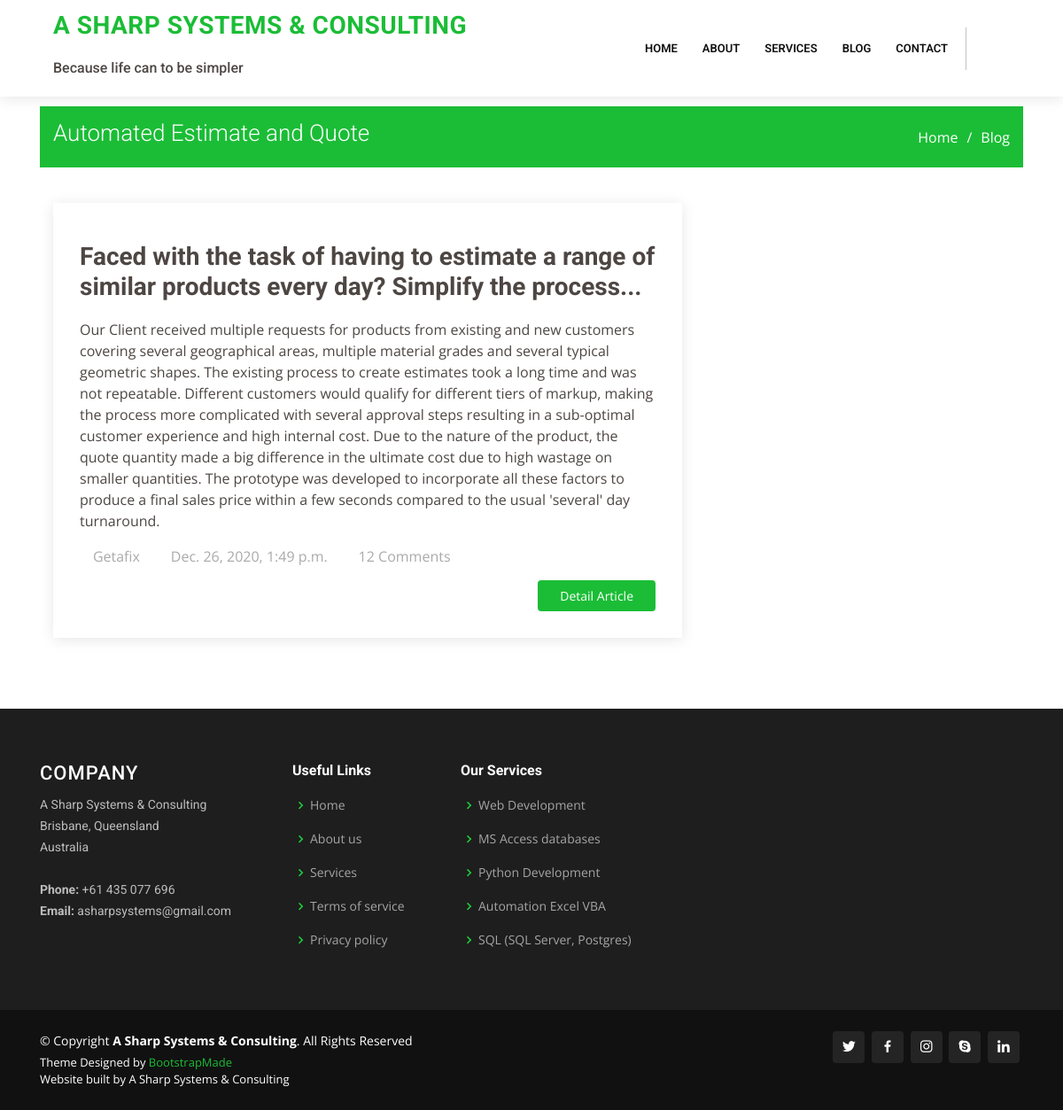
Page /blog_item/6 on the committed database.
### lcore/models.py (models this page shows, shortened)
class Reference(models.Model):
    company = models.CharField(max_length=100, unique=True)
    address = models.CharField(max_length=200, unique=True)
    country = models.CharField(max_length=100, unique=True)
    phone = models.CharField(max_length=20, unique=True)
    email = models.EmailField()
    primary = models.IntegerField(null=False, unique=True)
    objects = RefManager()

class Article(models.Model):
    author = models.CharField(max_length=100, unique=False)
    caption = models.CharField(max_length=50, unique=False)
    extract = models.CharField(max_length=300)
    story = models.TextField(blank=False)
    date_added = models.DateTimeField(auto_now=False, auto_now_add=True)
    draft = models.BooleanField(default=True)
    visible = models.BooleanField(default=True)
    tags = models.ManyToManyField(Tag, blank=True)
    category = models.ManyToManyField(Category, blank=True)
    image_file = models.FileField(upload_to='blog_image', blank=True, null=True)
    article_file = models.FileField(upload_to='blog_article', blank=True, null=True)
    project = models.BooleanField(default=False)
    objects = ArticleManager()
    class Meta:
        ordering = ['-date_added']
    def __str__(self):
        return self.caption.title()

class Services(models.Model):
    service = models.CharField(max_length=100, unique=True)
    date_added = models.DateTimeField(auto_now=False, auto_now_add=True)
    priority = models.IntegerField(null=False, unique=True)
    image_file = models.FileField(upload_to='service_icon', blank=True, null=True)
    descrip = models.CharField(max_length=300, blank=True, null=True)
    objects = ServicesManager()
    class Meta:
        ordering = ['priority']
    def __str__(self):
        return self.service.title()

### lcore/views.py (the view)
# urls.py: re_path('blog_item/(?P<pk>\d+)', blog_item, name='blog_item'),
def blog_item(request, pk):
    try:
        article = Article.objects.get(pk=pk)
    except:
        return redirect('lcore:blog')
    template = "blog_detail.html"
    if article.extract != article.story:
        story_extract_differ = True
    local_context = {
        'article': article,
        'story_extract_differ': story_extract_differ,
    }
    context = {**get_base_context(), **local_context}
    print(context)
    return render(request, template, context)

### lcore/models.py (called while the page is built)
    def top_five(self):
        qs = super(ServicesManager, self).order_by('priority')[:5]
        return qs

### lcore/views.py (called while the page is built)
def get_base_context():
    service_list = Services.objects.top_five()
    company = Reference.objects.get(primary=1)
    co_name = company.company
    co_addr = company.address
    co_country = company.country
    co_phone = company.phone
    co_email = company.email
    print(co_name)
    return {'service_list': service_list,
            'co_name': co_name,
            'co_addr': co_addr,
            'co_country': co_country,
            'co_phone': co_phone,
            'co_email': co_email,
            }

### sweb/utils/context_processors.py (called while the page is built)
def settings_context(_request):
    return {"DEBUG": settings.DEBUG}

### templates/blog_detail.html (shortened to what this page needs)
{% extends "base.html" %}
{% block content %}
{% load static %}
  <main id="main">
  <br>
  <section id="breadcrumbs" class="breadcrumbs">
    <div class="container">
      <div class="d-flex justify-content-between align-items-center">
        <h2>{{ article.caption }}</h2>
        <ol>
          <li><a href="{% url 'lcore:home' %}">Home</a></li>
          <li><a href="{% url 'lcore:blog' %}">Blog</a></li>
        </ol>
      </div>
    </div>
  </section>
  <section id="blog" class="blog">
    <div class="container">
      <div class="row">
        <div class="col-lg-8 entries">
          {% if article %}
          <article class="entry" data-aos="fade-up">
            <div class="entry-img">
            </div>
            {% if story_extract_differ %}
            <h2 class="entry-title">
              {{article.extract}}
            </h2>
            {% endif %}
            <p>
              {{ article.story }}
            </p>
            <div class="entry-meta">
              <ul>
                <li class="d-flex align-items-center"><i class="icofont-user"></i>{{article.author}}</li>
                <li class="d-flex align-items-center"><i class="icofont-wall-clock"></i> <time datetime="2020-01-01">{{article.date_added}}</time></li>
                <li class="d-flex align-items-center"><i class="icofont-comment"></i>12 Comments</li>
              </ul>
            </div>
            <div class="entry-content">
              <div class="read-more">
                <a href="{% url 'lcore:show_pdf' pk=article.id %}">Detail Article</a>
              </div>
            </div>
          </article>
          {% endif %}
   </div>
      </div>
    </div>
  </section>
  </main>
{% endblock content %}

### templates/base.html (shortened to what this page needs)
<!DOCTYPE html>
{% load static i18n %}
{% load static %}
<html lang="en">
<head>
  <link href="{% static 'vendor/bootstrap/css/bootstrap.min.css' %}" rel="stylesheet">
  <link href="{% static 'vendor/icofont/icofont.min.css' %}" rel="stylesheet">
  <link href="{% static 'vendor/boxicons/css/boxicons.min.css' %}" rel="stylesheet">
  <link href="{% static 'vendor/animate.css/animate.min.css' %}" rel="stylesheet">
  <link href="{% static 'vendor/venobox/venobox.css' %}" rel="stylesheet">
  <link href="{% static 'vendor/owl.carousel/assets/owl.carousel.min.css' %}" rel="stylesheet">
  <link href="{% static 'vendor/aos/aos.css' %}" rel="stylesheet">
  <link href="{% static 'vendor/remixicon/remixicon.css' %}" rel="stylesheet">
  <link href="{% static 'css/style.css' %}" rel="stylesheet">
</head>
    <body>
  <header id="header" class="fixed-top">
    <div class="container d-flex align-items-center">
      <div class="container">
      <h1 class="logo mr-auto"><a href="index.html"><span>{{co_name}}</span></a></h1>
      <br><h6>Because life can to be simpler</h6>
      </div>
      <nav class="nav-menu d-none d-lg-block">
        <ul>
          <li><a href="{% url 'lcore:home' %}">Home</a></li>
          <li ><a href="{% url 'lcore:about' %}">About</a>
          </li>
          <li><a href="{% url 'lcore:services' %}">Services</a></li>
          <li><a href="{% url 'lcore:blog' %}">Blog</a></li>
          <li><a href="{% url 'lcore:contact' %}">Contact</a></li>
        </ul>
      </nav>
      <div class="header-social-links">
        <a href="#" class="twitter"><i class="icofont-twitter"></i></a>
        <a href="#" class="facebook"><i class="icofont-facebook"></i></a>
        <a href="#" class="instagram"><i class="icofont-instagram"></i></a>
        <a href="#" class="linkedin"><i class="icofont-linkedin"></i></i></a>
      </div>
    </div>
  </header>
<div class="container">
    {% block content %}
    {% endblock content %}
</div>
  <footer id="footer">
    <div class="footer-top">
      <div class="container">
        <div class="row">
          <div class="col-lg-3 col-md-6 footer-contact">
            <h3>Company</h3>
            <p>
              {{co_name}} <br>
              {{co_addr}}<br>
              {{co_country}} <br><br>
              <strong>Phone:</strong> {{co_phone}}<br>
              <strong>Email:</strong> {{co_email}}<br>
            </p>
          </div>
          <div class="col-lg-2 col-md-6 footer-links">
            <h4>Useful Links</h4>
            <ul>
              <li><i class="bx bx-chevron-right"></i> <a href="#">Home</a></li>
              <li><i class="bx bx-chevron-right"></i> <a href="#">About us</a></li>
              <li><i class="bx bx-chevron-right"></i> <a href="#">Services</a></li>
              <li><i class="bx bx-chevron-right"></i> <a href="#">Terms of service</a></li>
              <li><i class="bx bx-chevron-right"></i> <a href="#">Privacy policy</a></li>
            </ul>
          </div>
          <div class="col-lg-3 col-md-6 footer-links">
            <h4>Our Services</h4>
            <ul>
              {% for service in service_list %}
                <li><i class="bx bx-chevron-right"></i> <a href="#">{{service.service}}</a></li>
              {% endfor %}
            </ul>
          </div>
        </div>
      </div>
    </div>
    <div class="container d-md-flex py-4">
      <div class="mr-md-auto text-center text-md-left">
        <div class="copyright">
          &copy; Copyright <strong><span>{{co_name}}</span></strong>. All Rights Reserved
        </div>
        <div class="credits">
          Theme Designed by <a href="https://bootstrapmade.com/">BootstrapMade</a><br>
          Website built by {{co_name}}
        </div>
      </div>
      <div class="social-links text-center text-md-right pt-3 pt-md-0">
        <a href="#" class="twitter"><i class="bx bxl-twitter"></i></a>
        <a href="#" class="facebook"><i class="bx bxl-facebook"></i></a>
        <a href="#" class="instagram"><i class="bx bxl-instagram"></i></a>
        <a href="#" class="google-plus"><i class="bx bxl-skype"></i></a>
        <a href="#" class="linkedin"><i class="bx bxl-linkedin"></i></a>
      </div>
    </div>
  </footer>
    </body>
</html>

### sweb/static/css/style.css (style rules this page uses)
body { font-family: "Open Sans", sans-serif; color: #4d4643; }
a { color: #1bbd36; }
h1, h2, h3, h4, h5, h6 { font-family: "Roboto", sans-serif; }
#header { background: #fff; transition: all 0.5s; z-index: 997; padding: 15px 0; box-shadow: 0px 2px 15px rgba(0, 0, 0, 0.1); }
#header .logo { font-size: 28px; margin: 0; padding: 0; line-height: 1; font-weight: 700; letter-spacing: 0.5px; text-transform: uppercase; }
#header .logo a { color: #111; }
#header .logo a span { color: #1bbd36; }
.nav-menu ul { margin: 0; padding: 0; list-style: none; }
.nav-menu > ul { display: flex; }
.nav-menu > ul > li { position: relative; white-space: nowrap; padding: 10px 0 10px 28px; }
.nav-menu a { display: block; position: relative; color: #111; transition: 0.3s; font-size: 13px; text-transform: uppercase; font-weight: 600; font-family: "Roboto", sans-serif; }
.mobile-nav { position: fixed; top: 55px; right: 15px; bottom: 15px; left: 15px; z-index: 9999; overflow-y: auto; background: #fff; transition: ease-in-out 0.2s; opacity: 0; visibility: hidden; border-radius: 10px; padding: 10px 0; }
.mobile-nav * { margin: 0; padding: 0; list-style: none; }
.mobile-nav a { display: block; position: relative; color: #111; padding: 10px 20px; font-weight: 500; outline: none; }
.header-social-links { padding-left: 14px; margin-left: 20px; border-left: 1px solid #c4c4c4; }
.header-social-links a { color: #a0a0a0; padding-left: 6px; display: inline-block; line-height: 1px; transition: 0.3s; }
section { padding: 60px 0; overflow: hidden; }
.breadcrumbs { padding: 15px 0; background: #1bbd36; min-height: 40px; margin-top: 72px; }
.breadcrumbs h2 { font-size: 26px; font-weight: 300; color: #fff; }
.breadcrumbs ol { display: flex; flex-wrap: wrap; list-style: none; padding: 0; margin: 0; color: #fff; }
.breadcrumbs ol a { color: #fff; }
.breadcrumbs ol li + li { padding-left: 10px; }
.breadcrumbs ol li + li::before { display: inline-block; padding-right: 10px; color: #fff; content: "/"; }
.blog { padding: 40px 0 20px 0; }
.blog .entry { padding: 30px; margin-bottom: 60px; box-shadow: 0px 2px 15px rgba(0, 0, 0, 0.1); }
.blog .entry .entry-img { max-height: 400px; margin: -30px -30px 20px -30px; overflow: hidden; }
.blog .entry .entry-title { font-size: 28px; font-weight: bold; padding: 0; margin: 0 0 20px 0; }
.blog .entry .entry-meta { margin-bottom: 15px; color: #aaaaaa; }
.blog .entry .entry-meta ul { display: flex; flex-wrap: wrap; list-style: none; padding: 0; margin: 0; }
.blog .entry .entry-meta ul li + li { padding-left: 20px; }
.blog .entry .entry-meta i { font-size: 14px; padding-right: 4px; }
.blog .entry .entry-content .read-more { -moz-text-align-last: right; text-align-last: right; }
.blog .entry .entry-content .read-more a { display: inline-block; background: #1bbd36; color: #fff; padding: 7px 25px; transition: 0.3s; font-size: 14px; border-radius: 4px; }
#footer { color: #fff; font-size: 14px; background: #111; }
#footer .footer-top { padding: 60px 0 30px 0; background: #1e1e1e; }
#footer .footer-top .footer-contact { margin-bottom: 30px; }
#footer .footer-top .footer-contact h3 { font-size: 22px; margin: 0 0 10px 0; padding: 2px 0 2px 0; line-height: 1; font-weight: 500; letter-spacing: 1px; text-transform: uppercase; color: #fff; }
#footer .footer-top .footer-contact p { font-size: 14px; line-height: 24px; margin-bottom: 0; font-family: "Roboto", sans-serif; color: rgba(255, 255, 255, 0.7); }
#footer .footer-top h4 { font-size: 16px; font-weight: bold; color: #fff; position: relative; padding-bottom: 12px; }
#footer .footer-top .footer-links { margin-bottom: 30px; }
#footer .footer-top .footer-links ul { list-style: none; padding: 0; margin: 0; }
#footer .footer-top .footer-links ul i { padding-right: 2px; color: #1ed33c; font-size: 18px; line-height: 1; }
#footer .footer-top .footer-links ul li { padding: 10px 0; display: flex; align-items: center; }
#footer .footer-top .footer-links ul li:first-child { padding-top: 0; }
#footer .footer-top .footer-links ul a { color: rgba(255, 255, 255, 0.6); transition: 0.3s; display: inline-block; line-height: 1; }
#footer .credits { padding-top: 5px; font-size: 13px; color: #fff; }
#footer .social-links a { font-size: 18px; display: inline-block; background: rgba(255, 255, 255, 0.08); color: #fff; line-height: 1; padding: 8px 0; margin-right: 4px; border-radius: 4px; text-align: center; width: 36px; height: 36px; transition: 0.3s; }

### rows in the picture
Reference: company "A SHARP SYSTEMS & CONSULTING", company "A Sharp Systems & Consulting", address "Brisbane, Queensland", country "Australia", phone "+61 435 077 696", email "asharpsystems@gmail.com"
Article: caption "Automated Estimate and Quote", extract "Faced with the task of having to estimate a range of similar products every day? Simplify the process...", story "Our Client received multiple requests for products from existing and new customers covering several geographical areas, multiple material grades and several typical geometric shapes. The existing process to create estimates took a long time and was not repeatable. Different customers would qualify for different tiers of markup, making the process more complicated with several approval steps resulting in a sub-optimal customer experience and high internal cost. Due to the nature of the product, the quote quantity made a big difference in the ultimate cost due to high wastage on smaller quantities. The prototype was developed to incorporate all these factors to produce a final sales price…", author "Getafix", date_added "Dec. 26, 2020, 1:49 p.m."
Services: service "Web Development"
Services: service "MS Access databases"
Services: service "Python Development"
Services: service "Automation Excel VBA"
Services: service "SQL (SQL Server, Postgres)"
